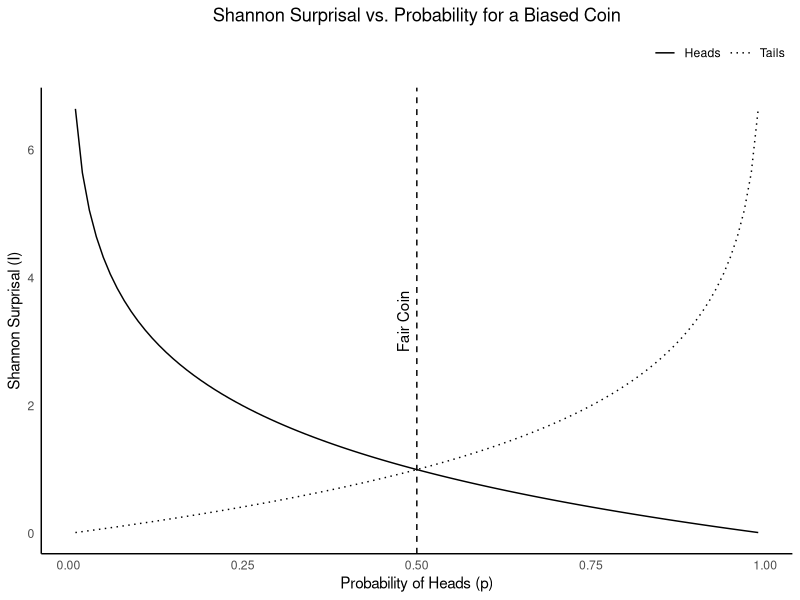
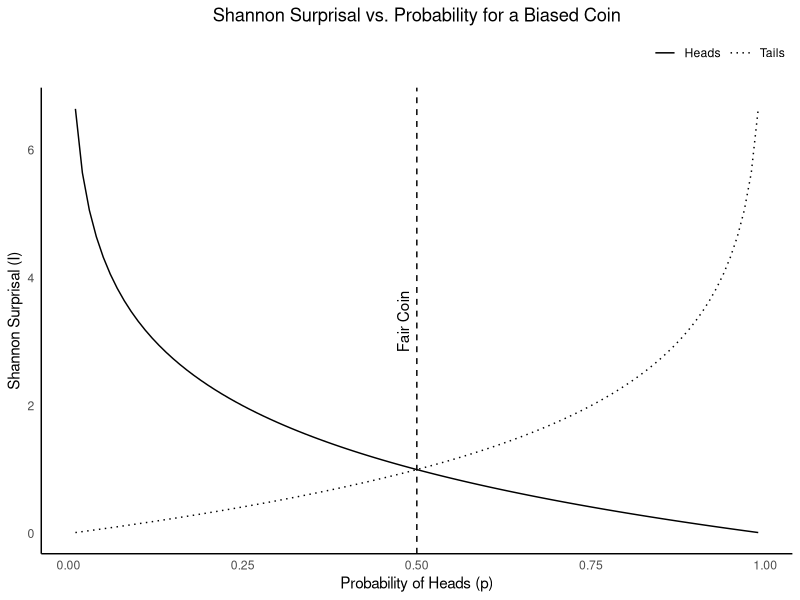

Recreate these plots in R, in order.
library(ggplot2)

# Function to plot Shannon surprisal for heads and tails
plot_shannon_surprisal <- function(output_file = "shannon_surprisal_plot.png") {
  # Create a sequence of probabilities from a small epsilon to 1 - epsilon
  p <- seq(0.01, 0.99, by = 0.01)
  
  # Calculate surprisal for heads (I(heads)) and tails (I(tails))
  I_heads <- -log2(p)
  I_tails <- -log2(1 - p)
  
  # Create a data frame for plotting
  data <- data.frame(p = p,
                     I_heads = I_heads,
                     I_tails = I_tails)
  
  # Plot using ggplot
  plot <- ggplot(data) +
    geom_line(aes(x = p, y = I_heads, color = "Heads"), linetype = "solid") +
    geom_line(aes(x = p, y = I_tails, color = "Tails"), linetype = "dotted") +
    scale_color_manual(values = c("black", "black")) +
    labs(x = "Probability of Heads (p)", 
         y = "Shannon Surprisal (I)", 
         color = "", 
         title="Shannon Surprisal vs. Probability for a Biased Coin") +
    geom_vline(xintercept = 0.5, linetype = "dashed") +
    annotate(
      "text",
      x = 0.48,
      y = max(I_heads) / 2,
      label = "Fair Coin",
      angle = 90,
      hjust = 0.5,
      vjust = 0.5
    ) +
    theme_minimal() +
    theme(
      plot.title = element_text(hjust = 0.5),
      legend.position = "top",
      legend.justification = "right",
      panel.grid.major = element_blank(),
      panel.grid.minor = element_blank(),
      axis.line = element_line(color = "black")
    )
  
  # Print the plot in R
  print(plot)
  
  # Save the plot
  ggsave(
    filename = output_file,
    plot = plot,
    width = 6,
    height = 4,
    dpi = 300
  )
}

# Example usage:
plot_shannon_surprisal("shannon_surprisal_plot.png")
